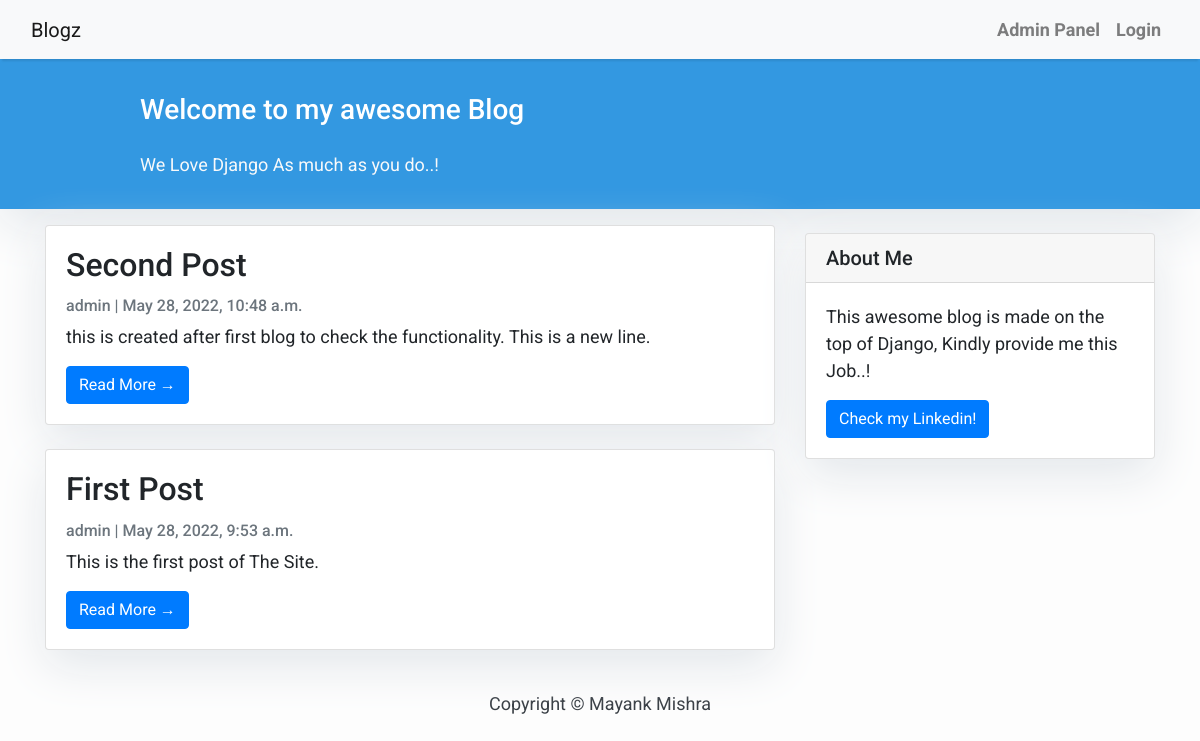
The page / on the database its author committed.
### blog/models.py (models this page shows, shortened)
class Post(models.Model):
    title = models.CharField(max_length=200, unique=True)
    slug = models.SlugField(max_length=200, unique=True)
    author = models.ForeignKey(User, on_delete= models.CASCADE,related_name='blog_posts')
    updated_on = models.DateTimeField(auto_now= True)
    content = models.TextField()
    created_on = models.DateTimeField(auto_now_add=True)
    status = models.IntegerField(choices=STATUS, default=0)
    class Meta:
        ordering = ['-created_on']

### blog/views.py (the view)
# urls.py: path('', views.PostList.as_view(), name='home'),
class PostList(generic.ListView):
    queryset = Post.objects.filter(status=1).order_by('-created_on')
    template_name = 'index.html'

### templates/index.html (shortened to what this page needs)
{% extends "base.html" %}
{% block content %}
<header class="masthead">
    <div class="container">
        <div class="row">
            <div class=" col-md-8 col-md-10 mx-auto">
                <div class="site-heading">
                    <h3 class=" site-heading my-4 mt-3 text-white"> Welcome to my awesome Blog </h3>
                    <p class="text-light">We Love Django As much as you do..! &nbsp
                    </p>
                </div>
            </div>
        </div>
    </div>
</header>
<div class="container">
    <div class="row">
        <div class="col-md-8 mt-3 left">
            {% for post in post_list %}
            <div class="card mb-4">
                <div class="card-body">
                    <h2 class="card-title">{{ post.title }}</h2>
                    <p class="card-text text-muted h6">{{ post.author }} | {{ post.created_on}} </p>
                    <p class="card-text">{{post.content|slice:":200" }}</p>
                    <a href="{% url 'post_detail' post.slug  %}" class="btn btn-primary">Read More &rarr;</a>
                </div>
            </div>
            {% endfor %}
        </div>
        {% block sidebar %} {% include 'sidebar.html' %} {% endblock sidebar %}
    </div>
</div>
{%endblock%}

### templates/base.html (shortened to what this page needs)
<!DOCTYPE html>
<html>
    <head>
        <link rel="stylesheet" href="https://maxcdn.bootstrapcdn.com/bootstrap/4.0.0/css/bootstrap.min.css"
 />
    </head>
    <body>
        <nav class="navbar navbar-expand-lg navbar-light bg-light shadow" id="mainNav">
            <div class="container-fluid">
                <a class="navbar-brand" href="{% url 'home' %}">Blogz</a>
                <div class="collapse navbar-collapse" id="navbarResponsive">
                    <ul class="navbar-nav ml-auto">
                        <li class="nav-item text-black">
                            <a class="nav-link text-black font-weight-bold" href="{% url 'admin_panel' %}">Admin Panel</a>
                        </li>
                        <li class="nav-item text-black">
                            {% if user.is_authenticated %}
                                <a class="nav-link text-black font-weight-bold" href="#">Hi {{ user.username }}! </a>
                                <li class="nav-item text-black">
                                    <a class="nav-link text-black font-weight-bold" href="{% url 'logout' %}">Log Out</a>
                                </li>
                            {% else %}
                                <a class="nav-link text-black font-weight-bold" href="{% url 'login' %}">Login</a>
                            {% endif %}
                        </li>
                    </ul>
                </div>
            </div>
        </nav>
        {% block content %}{% endblock content %}
        <footer class="py-3 bg-grey">
            <p class="m-0 text-dark text-center ">Copyright &copy; Mayank Mishra</p>
        </footer>
    </body>
</html>

### templates/sidebar.html (shortened to what this page needs)
{% block sidebar %}
<div class="col-md-4 float-right ">
<div class="card my-4">
        <h5 class="card-header">About Me</h5>
    <div class="card-body">
        <p class="card-text"> This awesome blog is made on the top of Django, Kindly provide me this Job..!</p>
        <a href="https://linkedin.com/june12mayank/"
           class="btn btn-primary">Check my Linkedin!</a>
    </div>
</div>
</div>
{% endblock sidebar %}

### templates/base.html (style rules this page uses)
body { font-family: "Roboto", sans-serif; font-size: 17px; background-color: #fdfdfd; }
.shadow { box-shadow: 0 4px 2px -2px rgba(0, 0, 0, 0.1); }
.masthead { background: #3398E1; height: auto; padding-bottom: 15px; box-shadow: 0 16px 48px #E3E7EB; padding-top: 10px; }

### templates/index.html (style rules this page uses)
body { font-family: "Roboto", sans-serif; font-size: 18px; background-color: #fdfdfd; }
.card { box-shadow: 0 16px 48px #E3E7EB; }

### templates/sidebar.html (style rules this page uses)
.card { box-shadow: 0 16px 48px #E3E7EB; }

### rows shown on the page
Post: title "Second Post", author "admin", created_on "May 28, 2022, 10:48 a.m.", content "this is created after first blog to check the functionality. This is a new line."
Post: title "First Post", author "admin", created_on "May 28, 2022, 9:53 a.m.", content "This is the first post of The Site."
